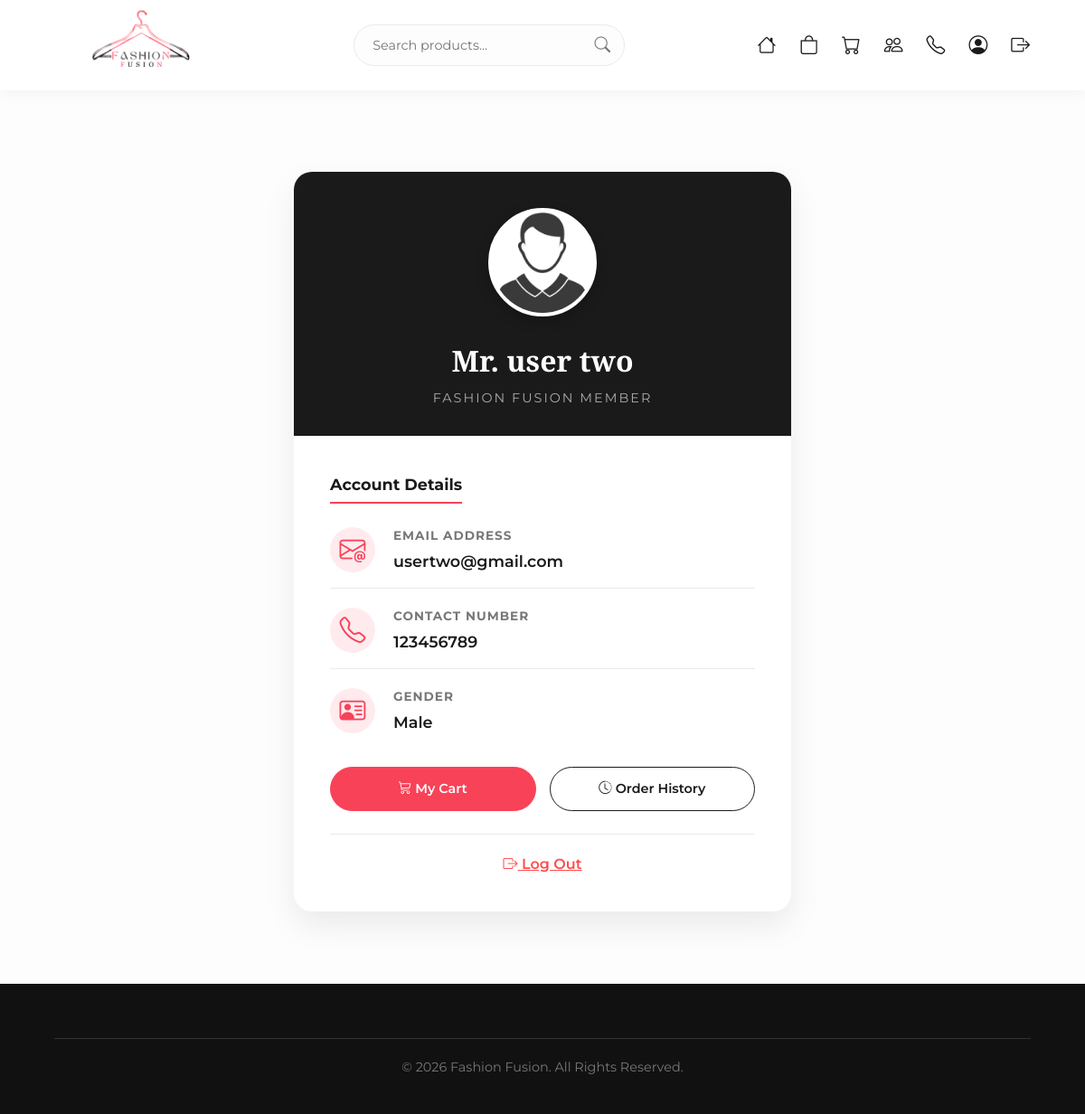
Page /profile.php (signed in) on the committed database.
### tables this page shows
CREATE TABLE `user_detail` (
  `id` int(50) NOT NULL,
  `name` varchar(100) NOT NULL,
  `email` varchar(100) NOT NULL,
  `contactno` varchar(100) NOT NULL,
  `gender` varchar(100) NOT NULL,
  `password` varchar(100) NOT NULL
);

### profile.php (the view, shortened to what this page needs)
<?php
require_once 'include.php';
$user = $_SESSION['email'];
$stmt = mysqli_prepare($con, "SELECT name, email, gender, contactno FROM user_detail WHERE email=?");
mysqli_stmt_bind_param($stmt, "s", $user);
mysqli_stmt_execute($stmt);
$result = mysqli_stmt_get_result($stmt);
$userData = mysqli_fetch_assoc($result);
?>
<!DOCTYPE html>
<html lang="en">
<head>
    <link rel="stylesheet" href="https://cdn.jsdelivr.net/npm/bootstrap-icons@1.11.3/font/bootstrap-icons.min.css">
    <link rel="stylesheet" href="css/style.css">
</head>
<body>
    <?php @include 'header.php';?>
    <div class="profile-page-wrapper">
        <?php if($userData): ?>
        <div class="profile-card">
            <div class="profile-header">
                <img class="profile-avatar" src="images/profile.png" alt="Profile Picture" onerror="this.src='https://cdn-icons-png.flaticon.com/512/847/847969.png'">
                <h2>
                    <?php
                    $prefix = ($userData['gender'] == 'Male') ? "Mr. " : "Ms. ";
                    echo $prefix . htmlspecialchars($userData['name']);
                    ?>
                </h2>
                <p class="profile-role">Fashion Fusion Member</p>
            </div>
            <div class="profile-body">
                <h3 class="section-title">Account Details</h3>
                <div class="profile-detail-grid">
                    <div class="detail-item">
                        <i class="bi bi-envelope-at"></i>
                        <div class="detail-info">
                            <h4>Email Address</h4>
                            <p><?php echo htmlspecialchars($userData['email']); ?></p>
                        </div>
                    </div>
                    <div class="detail-item">
                        <i class="bi bi-telephone"></i>
                        <div class="detail-info">
                            <h4>Contact Number</h4>
                            <p><?php echo htmlspecialchars($userData['contactno'] ? $userData['contactno'] : 'Not provided'); ?></p>
                        </div>
                    </div>
                    <div class="detail-item">
                        <i class="bi bi-person-vcard"></i>
                        <div class="detail-info">
                            <h4>Gender</h4>
                            <p><?php echo htmlspecialchars($userData['gender'] ? $userData['gender'] : 'Not specified'); ?></p>
                        </div>
                    </div>
                </div>
                <div class="profile-actions">
                    <a href="cart.php" class="btn-primary"><i class="bi bi-cart3"></i> My Cart</a>
                    <a href="historyrequest.php" class="btn-outline"><i class="bi bi-clock-history"></i> Order History</a>
                </div>
                <div class="profile-logout">
                    <a href="logout.php" class="btn-text-danger"><i class="bi bi-box-arrow-right"></i> Log Out</a>
                </div>
            </div>
        </div>
        <?php endif; ?>
    </div>
    <footer class="site-footer">
        <div class="footer-bottom" style="margin-top: 0; padding: 20px 0;">
            <p>&copy; <?php echo date("Y"); ?> Fashion Fusion. All Rights Reserved.</p>
        </div>
    </footer>
</body>
</html>

### css/style.css (style rules this page uses)
:root { --primary-color: #f84258; --text-dark: #1a1a1a; --text-light: #777; --bg-light: #fdfdfd; --font-heading: 'Playfair Display', serif; --font-body: 'Montserrat', sans-serif; }
* { margin: 0; padding: 0; box-sizing: border-box; }
body { font-family: var(--font-body); background-color: var(--bg-light); color: var(--text-dark); line-height: 1.6; padding-top: 70px; }
a { text-decoration: none; color: inherit; transition: all 0.3s ease; }
.btn-outline { display: inline-block; padding: 8px 20px; border: 1px solid var(--text-dark); color: var(--text-dark); border-radius: 20px; font-size: 0.9rem; font-weight: 600; }
.site-footer { background-color: #111; color: #fff; padding: 60px 5% 20px; }
.footer-bottom { text-align: center; padding-top: 20px; border-top: 1px solid #333; color: #777; font-size: 0.9rem; }
.btn-primary { display: inline-block; padding: 8px 20px; background: var(--primary-color); color: #fff; border: 1px solid var(--primary-color); border-radius: 20px; font-size: 0.9rem; font-weight: 600; }
.btn-text-danger { color: #ff4d4d; font-size: 0.9rem; text-decoration: underline; cursor: pointer; }
.profile-page-wrapper { padding: 120px 5% 80px; min-height: 80vh; display: flex; justify-content: center; align-items: flex-start; background-color: var(--bg-light); }
.profile-card { background: #fff; width: 100%; max-width: 550px; border-radius: 20px; box-shadow: 0 15px 35px rgba(0,0,0,0.08); overflow: hidden; }
.profile-header { background: var(--text-dark); color: #fff; text-align: center; padding: 40px 20px 30px; position: relative; }
.profile-avatar { width: 120px; height: 120px; border-radius: 50%; border: 4px solid #fff; object-fit: cover; margin: 0 auto 15px; background: #fff; box-shadow: 0 5px 15px rgba(0,0,0,0.2); }
.profile-header h2 { font-family: var(--font-heading); font-size: 2rem; margin-bottom: 5px; }
.profile-role { color: #aaa; font-size: 0.9rem; text-transform: uppercase; letter-spacing: 2px; }
.profile-body { padding: 40px; }
.section-title { font-size: 1.1rem; color: var(--text-dark); margin-bottom: 25px; border-bottom: 2px solid var(--primary-color); display: inline-block; padding-bottom: 5px; }
.profile-detail-grid { display: flex; flex-direction: column; gap: 20px; margin-bottom: 35px; }
.detail-item { display: flex; align-items: center; gap: 20px; padding-bottom: 15px; border-bottom: 1px solid #eaeaea; }
.detail-item:last-child { border-bottom: none; padding-bottom: 0; }
.detail-item i { font-size: 1.8rem; color: var(--primary-color); background: rgba(248, 66, 88, 0.1); width: 50px; height: 50px; display: flex; justify-content: center; align-items: center; border-radius: 50%; }
.detail-info h4 { font-size: 0.85rem; color: var(--text-light); text-transform: uppercase; letter-spacing: 1px; margin-bottom: 3px; }
.detail-info p { font-size: 1.1rem; color: var(--text-dark); font-weight: 600; }
.profile-actions { display: flex; gap: 15px; margin-bottom: 25px; }
.profile-actions a { flex: 1; text-align: center; padding: 12px; border-radius: 30px; font-weight: 600; }
.profile-logout { text-align: center; border-top: 1px solid #eaeaea; padding-top: 20px; }
.profile-logout a { font-size: 1rem; font-weight: 600; }

### rows in the picture
user_detail: gender "Mr.", name "user two", email "usertwo@gmail.com", contactno "123456789", gender "Male"
